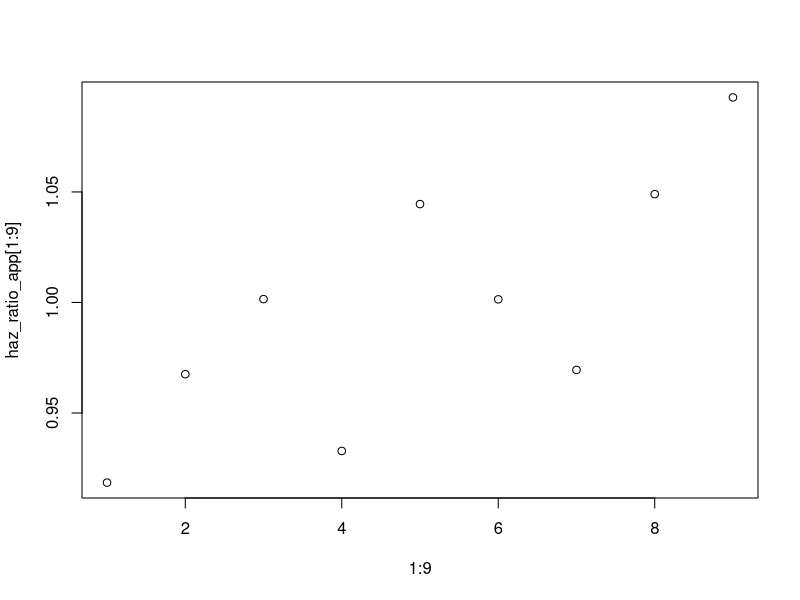
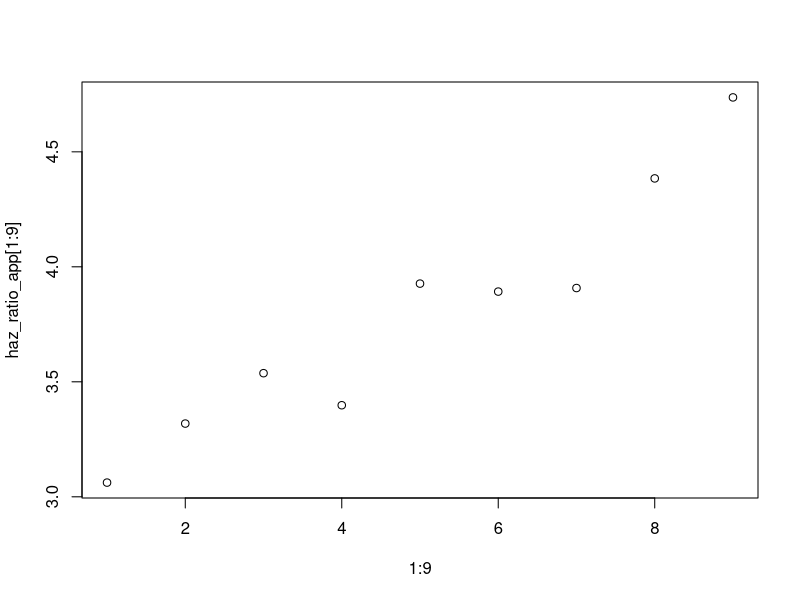

Recreate these plots in R, in order.
# Demonstrate how unrepresentative sample can affect apparent hazard ratio
# Lifetime randomly generated using exponential distribution, so Markovian

N <- 10^5

set.seed(1234)

time_steps <- 9
x <- 1:time_steps

times_a <- rexp(N, 0.02)
times_b <- rexp(N, 0.01)

bin_counts <- function(times, cutoffs) {
	N <- length(times)
	cutoffs <- sort(cutoffs) # make sure the cutoffs are ordered
	numBins <- length(cutoffs) + 1
	bins <- rep(0, numBins)
	bins[1] <- sum(times <= cutoffs[1])
	print(bins)
	for (i in 2:(numBins - 1)) {
		bins[i] = sum((times > cutoffs[i - 1]) & (times <= cutoffs[i]))
	}
	bins[numBins] <- sum(times > cutoffs[length(cutoffs)])
	bin_names <- c(cutoffs, paste(">", as.character(cutoffs[length(cutoffs)]), sep = ""))
	#print("naming")
	#print(cat(">", as.character(cutoffs[length(cutoffs)])))
	#print(bin_names)
	names(bins) <- bin_names
	return(bins)
}

deaths_a <- bin_counts(times_a, x)
deaths_a

deaths_b <- bin_counts(times_b, x)
deaths_b

haz_calc <- function(N, deaths, losses) {
	num_bins <- length(deaths)
	if (missing(losses)) {
		losses <- rep(0, num_bins)
	}
	N_eff <- N
	haz <- rep(0, num_bins)
	for (i in 1:num_bins) {
		N_eff <- N_eff - losses[i]
		haz[i] <- deaths[i] / N_eff
		N_eff <- N_eff - deaths[i]
	}
	return(haz)
}
	
haz_a <- haz_calc(N, deaths_a)
haz_a

haz_b <- haz_calc(N, deaths_b)
haz_b

haz_ratio <- haz_b / haz_a
haz_ratio

# Fix positivity rate
tested_a <- ceiling(sum(deaths_a[1:(length(deaths_a) - 1)]) * 3)
tested_b <- ceiling(sum(deaths_b[1:(length(deaths_b) - 1)]) * 3)

haz_a_app <- haz_calc(tested_a, deaths_a)
haz_b_app <- haz_calc(tested_b, deaths_b)
haz_ratio_app <- haz_b_app / haz_a_app

haz_a_app
haz_b_app
haz_ratio_app

plot(1:9, haz_ratio_app[1:9])

# Uneven positivity rate
tested_a <- ceiling(sum(deaths_a[1:(length(deaths_a) - 1)]) * 10)
tested_b <- ceiling(sum(deaths_b[1:(length(deaths_b) - 1)]) * 3)

haz_a_app <- haz_calc(tested_a, deaths_a)
haz_b_app <- haz_calc(tested_b, deaths_b)
haz_ratio_app <- haz_b_app / haz_a_app

haz_a_app
haz_b_app
haz_ratio_app

plot(1:9, haz_ratio_app[1:9])